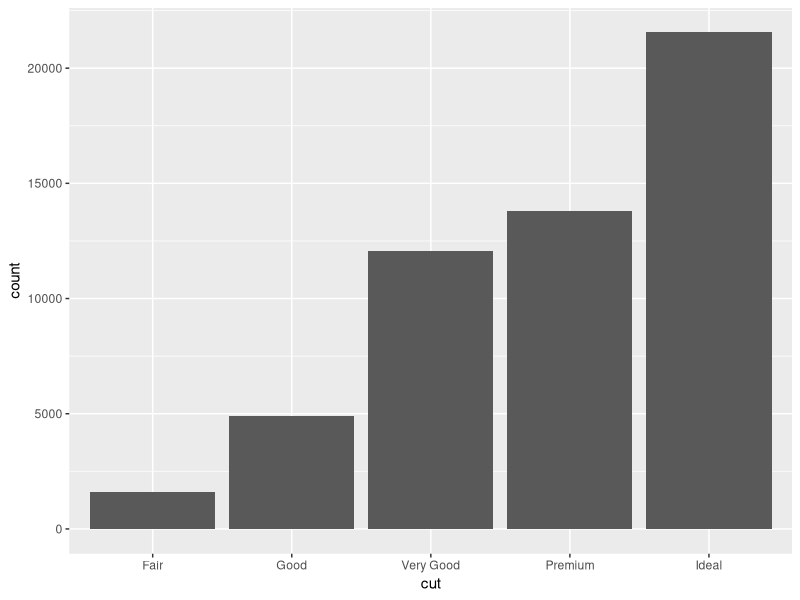
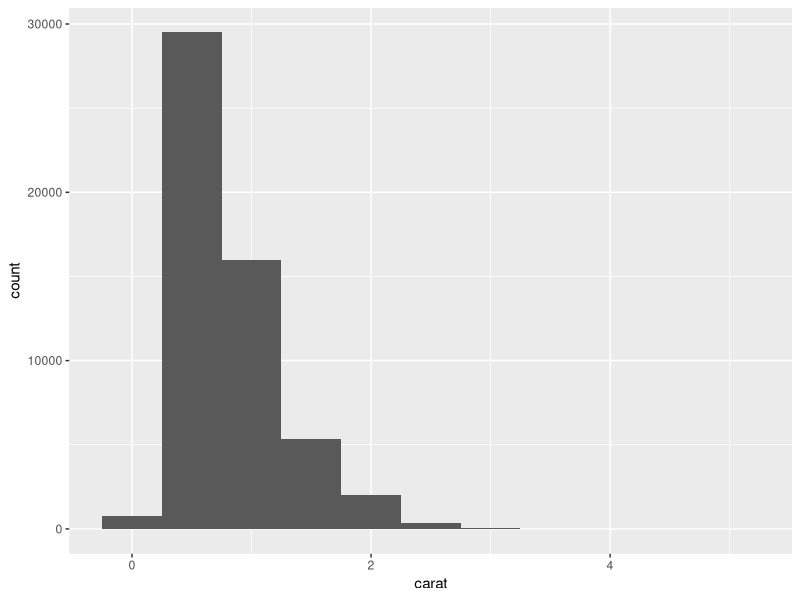
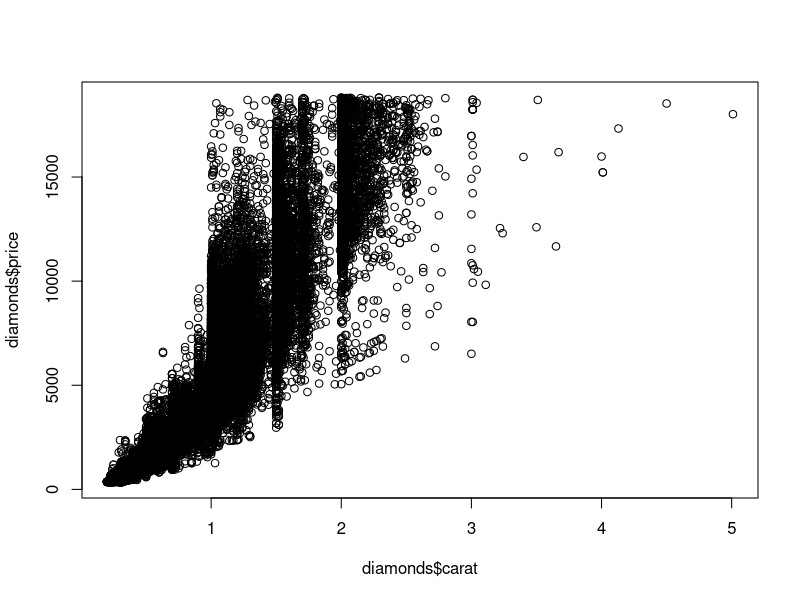
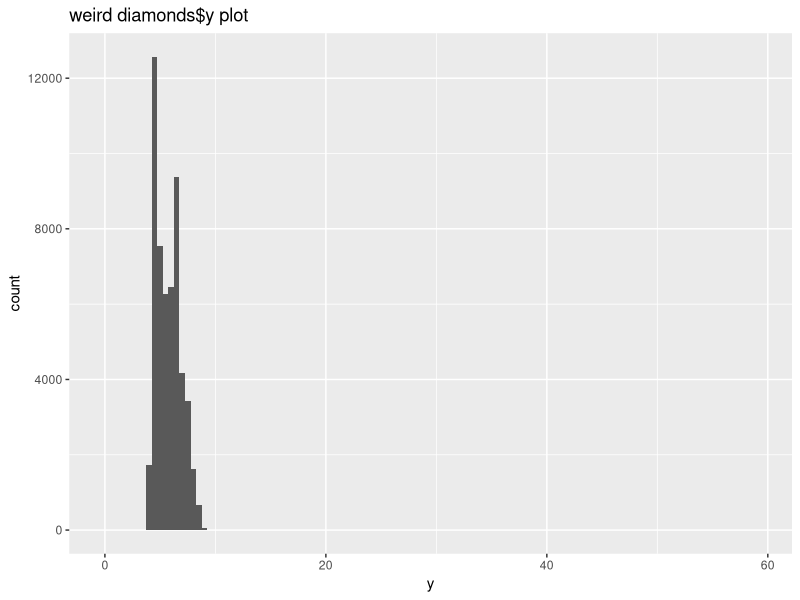
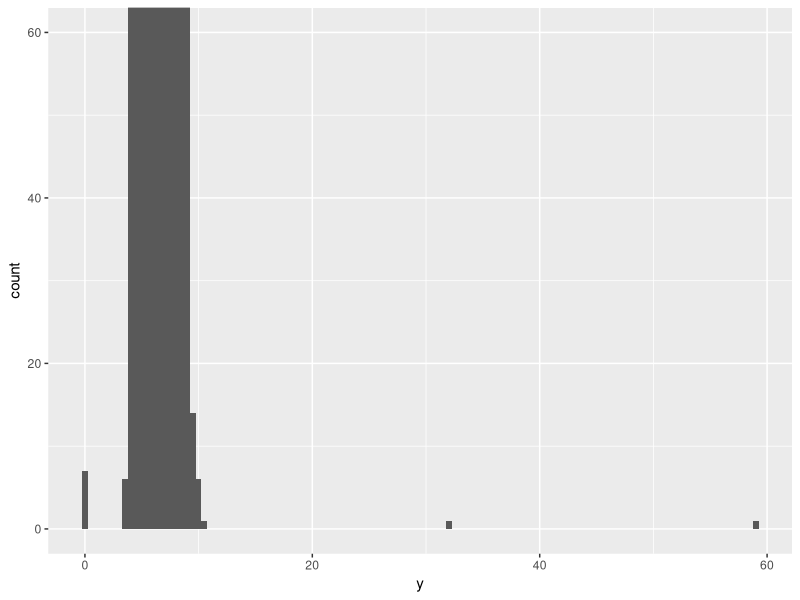
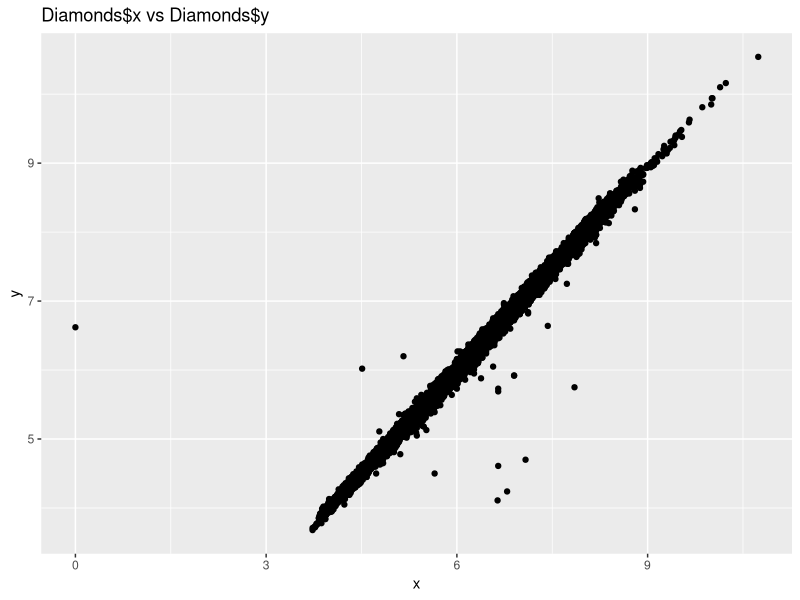
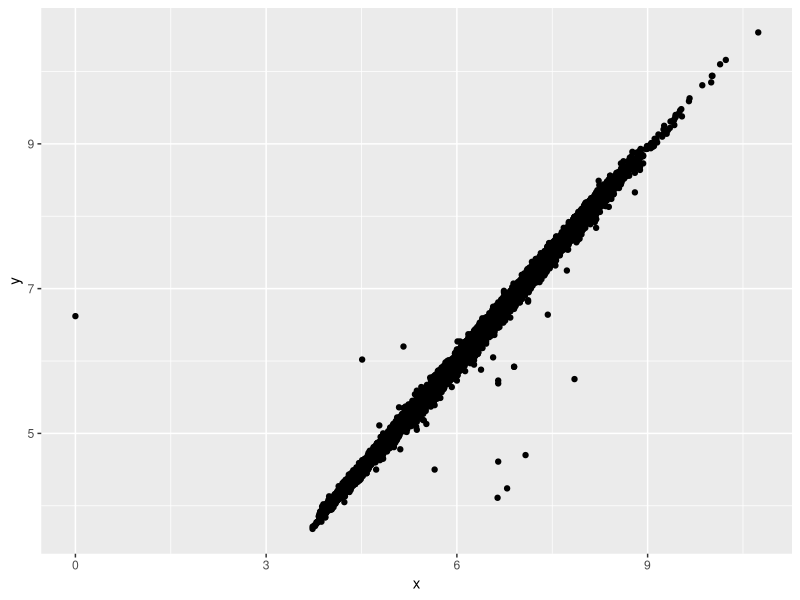
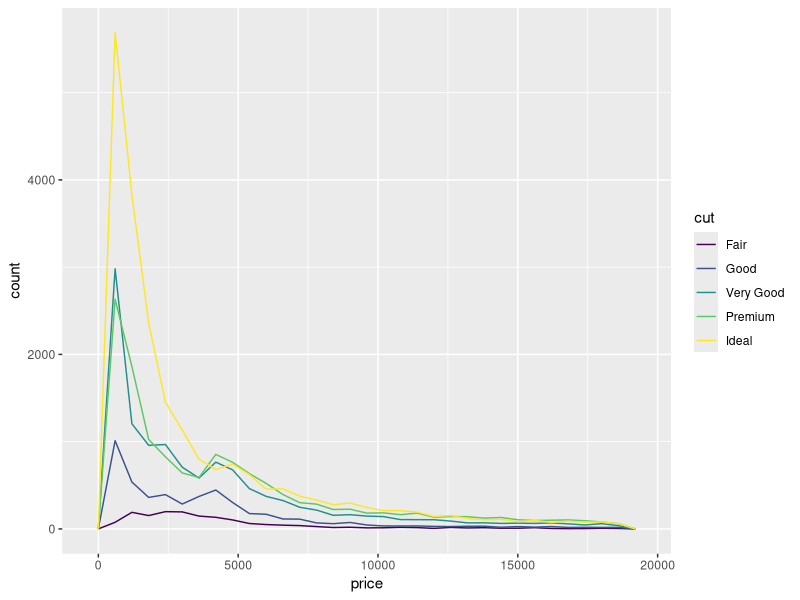

Here is the R script that generated these plots, in order:
## ---- chunk 1
library(ggplot2)
library(tidyverse)
## ---- chunk 2
#Use bar chart to see distribution of a categorical variable
ggplot(data = diamonds) +
  geom_bar(mapping = aes(x = cut))
## ---- chunk 3
#Use histogram to see distribution of a continuos variable
ggplot(data = diamonds) +
  geom_histogram(mapping = aes(x = carat), binwidth = 0.5)
## ---- chunk 4
#Use scatterplot to see relationship between carat and price of diamonds
plot(diamonds$carat, diamonds$price)

## ---- chunk 5
ggplot(diamonds) + 
  geom_histogram(mapping = aes(x = y), binwidth = 0.5) + ggtitle("weird diamonds$y plot")
## ---- chunk 6
ggplot(diamonds) + 
  geom_histogram(mapping = aes(x = y), binwidth = 0.5) +
  coord_cartesian(ylim = c(0, 60))
## ---- chunk 7
diamonds2 <- diamonds %>%   mutate(y = ifelse(y < 3 | y > 20, NA, y))

ggplot(data = diamonds2, mapping = aes(x = x, y = y)) + 
  geom_point()+ ggtitle("Diamonds$x vs Diamonds$y")
## ---- chunk 8
ggplot(data = diamonds2, mapping = aes(x = x, y = y)) + 
  geom_point(na.rm = TRUE)
## ---- chunk 9
ggplot(data = diamonds, mapping = aes(x = price)) + 
  geom_freqpoly(mapping = aes(colour = cut), binwidth = 600)
## ---- chunk 10
ggplot(diamonds) + 
  geom_bar(mapping = aes(x = cut))
## ---- chunk 11
ggplot(data = diamonds, mapping = aes(x = price, y = ..density..)) + 
  geom_freqpoly(mapping = aes(colour = cut), binwidth = 500)
## ---- chunk 12
ggplot(data = diamonds, mapping = aes(x = cut, y = price)) +
  geom_boxplot()

## ---- chunk 13
ggplot(data = diamonds) +
  geom_count(mapping = aes(x = cut, y = color))
